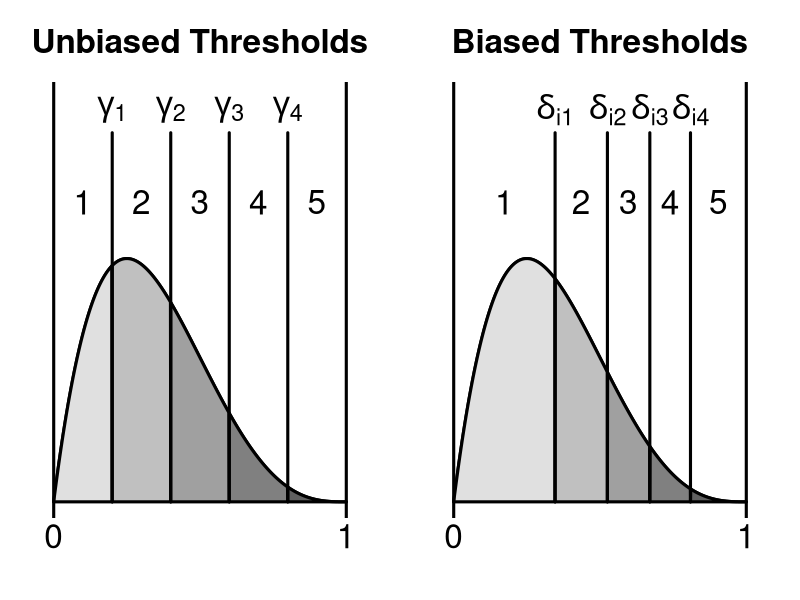

Recreate this plot in R.
x <- seq(0, 1, 0.001)
y <- dbeta(x, 2, 4)

y1 <- 0.25
y2 <- 0.62

par(cex.main = 2, mar = c(4, 2, 4, 2) + 0.1, mgp = c(3.5, 1, 0), cex.lab = 2, 
    font.lab = 2, cex.axis = 2, bty = "n", las = 1, lwd = 3)

layout(matrix(c(1, 2), 1, 2))

########################################################## UNBIASED THRESHOLDS ######

plot(x, y, type = "l", ylim = c(0, 3.5), xlim = c(0, 1), xlab = "", ylab = "", 
    main = "Unbiased Thresholds", bty = "n", yaxt = "n", xaxt = "n", xpd = FALSE)
polygon(c(x[which(x < 0.2)], 0.2, 0), c(y[which(x < 0.2)], 0, 0), col = "#E0E0E0", 
    xpd = FALSE)
polygon(c(x[which(x >= 0.2 & x < 0.4)], 0.4, 0.2), c(y[which(x >= 0.2 & x < 0.4)], 
    0, 0), col = "#C0C0C0", xpd = FALSE)
polygon(c(x[which(x >= 0.4 & x < 0.6)], 0.6, 0.4), c(y[which(x >= 0.4 & x < 0.6)], 
    0, 0), col = "#A0A0A0", xpd = FALSE)
polygon(c(x[which(x >= 0.6 & x < 0.8)], 0.8, 0.6), c(y[which(x >= 0.6 & x < 0.8)], 
    0, 0), col = "#808080", xpd = FALSE)
polygon(c(x[which(x >= 0.8)], 1, 0.8), c(y[which(x >= 0.8)], 0, 0), col = "#606060", 
    xpd = FALSE)
axis(1, c(0, 1), c("0", "1"), lwd = 0, cex = 2, pos = -0.09)
abline(v = 0)
abline(v = 1)
l <- seq(0, 3.2, 0.01)
x1 <- rep(0.2, length(l))
par(new = TRUE)
plot(x1, l, type = "l", ylim = c(0, 3.5), xlim = c(0, 1), xlab = "", ylab = "", 
    main = "", bty = "n", yaxt = "n", xaxt = "n")
x2 <- rep(0.4, length(l))
par(new = TRUE)
plot(x2, l, type = "l", ylim = c(0, 3.5), xlim = c(0, 1), xlab = "", ylab = "", 
    main = "", bty = "n", yaxt = "n", xaxt = "n")
x3 <- rep(0.6, length(l))
par(new = TRUE)
plot(x3, l, type = "l", ylim = c(0, 3.5), xlim = c(0, 1), xlab = "", ylab = "", 
    main = "", bty = "n", yaxt = "n", xaxt = "n")
x4 <- rep(0.8, length(l))
par(new = TRUE)
plot(x4, l, type = "l", ylim = c(0, 3.5), xlim = c(0, 1), xlab = "", ylab = "", 
    main = "", bty = "n", yaxt = "n", xaxt = "n")
text(0.2, 3.4, expression(gamma[1]), cex = 2)
text(0.4, 3.4, expression(gamma[2]), cex = 2)
text(0.6, 3.4, expression(gamma[3]), cex = 2)
text(0.8, 3.4, expression(gamma[4]), cex = 2)
text(0.1, 2.6, "1", cex = 2)
text(0.3, 2.6, "2", cex = 2)
text(0.5, 2.6, "3", cex = 2)
text(0.7, 2.6, "4", cex = 2)
text(0.9, 2.6, "5", cex = 2)

########################################################## BIASED THRESHOLDS ######

a <- 0.75  #scaling parameter
b <- 1.5  #shifting parameter
thr_1 <- (b * (0.2^a))/((1 - 0.2)^a + b * (0.2^a))
thr_2 <- (b * (0.4^a))/((1 - 0.4)^a + b * (0.4^a))
thr_3 <- (b * (0.6^a))/((1 - 0.6)^a + b * (0.6^a))
thr_4 <- (b * (0.8^a))/((1 - 0.8)^a + b * (0.8^a))

plot(x, y, type = "l", ylim = c(0, 3.5), xlim = c(0, 1), xlab = "", ylab = "", 
    main = "Biased Thresholds", bty = "n", yaxt = "n", xaxt = "n", xpd = FALSE)
polygon(c(x[which(x < thr_1)], thr_1, 0), c(y[which(x < thr_1)], 0, 0), col = "#E0E0E0", 
    xpd = FALSE)
polygon(c(x[which(x >= thr_1 & x < thr_2)], thr_2, thr_1), c(y[which(x >= thr_1 & 
    x < thr_2)], 0, 0), col = "#C0C0C0", xpd = FALSE)
polygon(c(x[which(x >= thr_2 & x < thr_3)], thr_3, thr_2), c(y[which(x >= thr_2 & 
    x < thr_3)], 0, 0), col = "#A0A0A0", xpd = FALSE)
polygon(c(x[which(x >= thr_3 & x < thr_4)], thr_4, thr_3), c(y[which(x >= thr_3 & 
    x < thr_4)], 0, 0), col = "#808080", xpd = FALSE)
polygon(c(x[which(x >= thr_4)], 1, thr_4), c(y[which(x >= thr_4)], 0, 0), col = "#606060", 
    xpd = FALSE)
axis(1, c(0, 1), c("0", "1"), lwd = 0, cex = 2, pos = -0.09)
abline(v = 0)
abline(v = 1)
l <- seq(0, 3.2, 0.01)
x1 <- rep(thr_1, length(l))
par(new = TRUE)
plot(x1, l, type = "l", ylim = c(0, 3.5), xlim = c(0, 1), xlab = "", ylab = "", 
    main = "", bty = "n", yaxt = "n", xaxt = "n")
x2 <- rep(thr_2, length(l))
par(new = TRUE)
plot(x2, l, type = "l", ylim = c(0, 3.5), xlim = c(0, 1), xlab = "", ylab = "", 
    main = "", bty = "n", yaxt = "n", xaxt = "n")
x3 <- rep(thr_3, length(l))
par(new = TRUE)
plot(x3, l, type = "l", ylim = c(0, 3.5), xlim = c(0, 1), xlab = "", ylab = "", 
    main = "", bty = "n", yaxt = "n", xaxt = "n")
x4 <- rep(thr_4, length(l))
par(new = TRUE)
plot(x4, l, type = "l", ylim = c(0, 3.5), xlim = c(0, 1), xlab = "", ylab = "", 
    main = "", bty = "n", yaxt = "n", xaxt = "n")
text(thr_1, 3.4, expression(delta[i1]), cex = 2)
text(thr_2, 3.4, expression(delta[i2]), cex = 2)
text(thr_3, 3.4, expression(delta[i3]), cex = 2)
text(thr_4, 3.4, expression(delta[i4]), cex = 2)
text(thr_1/2, 2.6, "1", cex = 2)
text((thr_1 + thr_2)/2, 2.6, "2", cex = 2)
text((thr_2 + thr_3)/2, 2.6, "3", cex = 2)
text((thr_3 + thr_4)/2, 2.6, "4", cex = 2)
text((thr_4 + 1)/2, 2.6, "5", cex = 2)